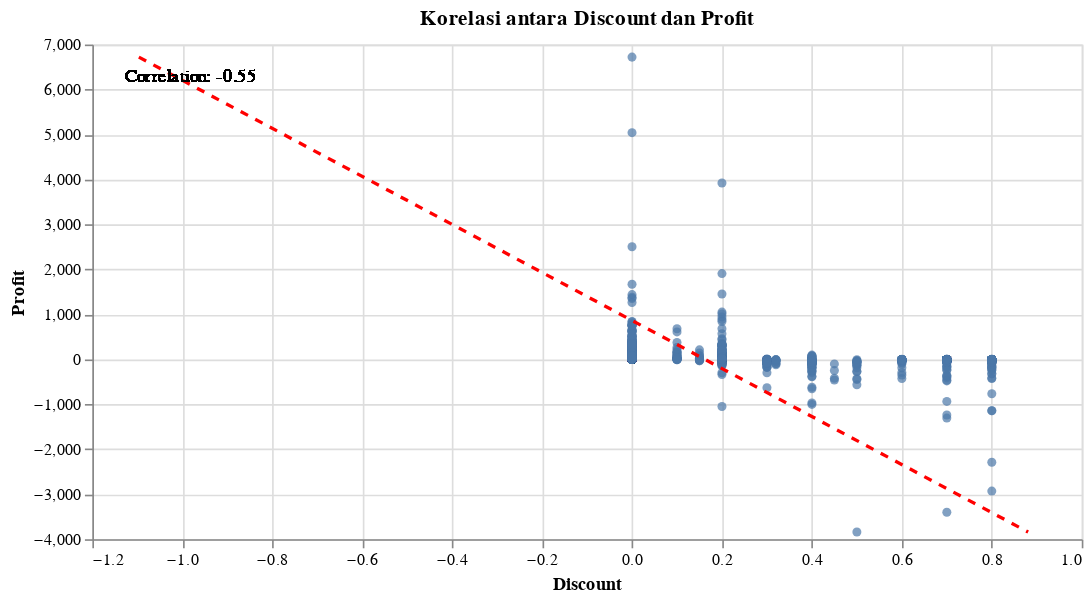

The notebook cell this image was saved under:
### Code cell
corelation = core[['Profit', 'Discount']].corr(method='spearman').loc['Discount','Profit']
fig=alt.Chart(core).mark_circle().encode(
    x=alt.X('Discount').scale(zero=False),
    y=alt.Y('Profit').scale(zero=False, padding=1),
).properties(
    title="Korelasi antara Discount dan Profit ",
    width=600, height=300
)
text = alt.Chart(core).mark_text(
    text=f'Correlation: {corelation:.2f}',
    align='left',
    baseline='middle',
    dx=10,
    dy=10
).encode(
    x=alt.value(10),
    y=alt.value(10)
)
fig + fig.transform_regression('Profit','Discount').mark_line(color='red', strokeDash=[5,5])+text

### Figure 1 — Vega-Lite specification as saved in the notebook (floating-point values rounded to 4 significant figures; data arrays with more than 128 entries replaced by an {"elided": "..."} marker saying what was removed)
{"config": {"view": {"continuousWidth": 300, "continuousHeight": 300}}, "layer": [{"mark": {"type": "circle"}, "encoding": {"x": {"field": "Discount", "scale": {"zero": false}, "type": "quantitative"}, "y": {"field": "Profit", "scale": {"zero": false, "padding": 1}, "type": "quantitative"}}, "title": "Korelasi antara Discount dan Profit "}, {"mark": {"type": "line", "color": "red", "strokeDash": [5, 5]}, "encoding": {"x": {"field": "Discount", "scale": {"zero": false}, "type": "quantitative"}, "y": {"field": "Profit", "scale": {"zero": false, "padding": 1}, "type": "quantitative"}}, "title": "Korelasi antara Discount dan Profit ", "transform": [{"on": "Profit", "regression": "Discount"}]}, {"mark": {"type": "text", "align": "left", "baseline": "middle", "dx": 10, "dy": 10, "text": "Correlation: -0.55"}, "encoding": {"x": {"value": 10}, "y": {"value": 10}}}], "data": {"name": "data-0a31245ce8402c074b76616fb755fdfe"}, "height": 300, "width": 600, "$schema": "https://vega.github.io/schema/vega-lite/v5.16.3.json", "datasets": {"data-0a31245ce8402c074b76616fb755fdfe": {"elided": "3319 records"}}}
